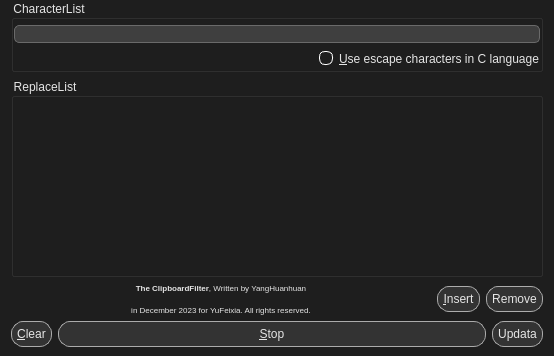
<?xml version="1.0" encoding="UTF-8"?>
<ui version="4.0">
 <class>MainDialog</class>
 <widget class="QDialog" name="MainDialog">
  <property name="geometry">
   <rect>
    <x>0</x>
    <y>0</y>
    <width>554</width>
    <height>356</height>
   </rect>
  </property>
  <property name="styleSheet">
   <string notr="true">*
{
	color: rgb(229, 229, 229);
	background-color: rgb(30, 30, 30);
}

QToolTip
{
	border: 1px solid rgb(34, 255, 229);
	border-radius: 5px;
	color: rgb(229, 229, 229);
	background-color: rgb(30, 30, 30);
}

QPushButton
{
	border: 1px solid rgb(172, 172, 172);
	border-radius: 12px;
	padding: 5px 5px 5px 5px;
	background-color: rgb(51, 51, 51);
}
QPushButton:hover
{
	border: 1px solid rgb(0, 168, 168);
	color: rgb(0, 255, 0);
	background-color: rgb(65, 97, 97);
}
QPushButton:focus
{
	border: 1px solid rgb(0, 255, 255);
}
QPushButton:pressed
{
	border: 1px inset rgb(0, 255, 255);
	color: rgb(0, 255, 0);
	background-color: rgb(0, 121, 181);
}

QCheckBox:indicator
{
	border: 1px solid rgb(255, 255, 255);
	border-radius: 6px;
}
QCheckBox:indicator:hover, QCheckBox:indicator:focus
{
	border-color: rgb(0, 255, 255);
}
QCheckBox:indicator:checked
{
	background-color: rgb(0, 255, 255);
}

QTableView
{
	alternate-background-color: rgb(60, 90, 90);
	gridline-color: rgb(77, 116, 116);
	border: 1px solid rgb(170, 255, 255);
	color: rgb(255, 255, 255);
}
QHeaderView::section
{
    color: rgb(255, 255, 255);
    background-color: rgb(0, 55, 56);
    text-align: center;
}
QTableView::item
{
    selection-background-color: rgb(30, 60, 90);
}

QSlider::handle
{
	border: 1px solid rgb(0, 255, 127);
	border-radius: 5px;
	background-color: rgba(85, 255, 255, 165);
}
QSlider::handle:horizontal:hover
{
	border: 1px solid rgb(0, 255, 127);
	background-color: rgb(85, 255, 255);
}
QSlider::sub-page
{
	background: rgb(235,97,0);
	border-radius: 0px;
	margin-top:8px;
	margin-bottom:8px;
}</string>
  </property>
  <layout class="QVBoxLayout" name="verticalLayout">
   <property name="leftMargin">
    <number>11</number>
   </property>
   <property name="topMargin">
    <number>0</number>
   </property>
   <property name="rightMargin">
    <number>11</number>
   </property>
   <property name="bottomMargin">
    <number>0</number>
   </property>
   <item>
    <widget class="QGroupBox" name="groupBox_characterList">
     <property name="sizePolicy">
      <sizepolicy hsizetype="Preferred" vsizetype="Fixed">
       <horstretch>0</horstretch>
       <verstretch>0</verstretch>
      </sizepolicy>
     </property>
     <property name="title">
      <string>CharacterList</string>
     </property>
     <layout class="QVBoxLayout" name="verticalLayout_2">
      <property name="leftMargin">
       <number>0</number>
      </property>
      <property name="topMargin">
       <number>5</number>
      </property>
      <property name="rightMargin">
       <number>0</number>
      </property>
      <property name="bottomMargin">
       <number>0</number>
      </property>
      <item>
       <widget class="QLineEdit" name="characterListBox">
        <property name="toolTip">
         <string>&lt;html&gt;&lt;head/&gt;&lt;body&gt;&lt;p&gt;These characters will be &lt;span style=&quot; font-weight:700;&quot;&gt;removed&lt;/span&gt; from the &lt;span style=&quot; font-style:italic;&quot;&gt;clipboard&lt;/span&gt;&lt;/p&gt;&lt;/body&gt;&lt;/html&gt;</string>
        </property>
        <property name="styleSheet">
         <string notr="true">QLineEdit
{
	border: 1px solid rgb(106, 106, 106);
	border-radius: 5px;
	background-color: rgb(63, 63, 63);
	selection-color: rgb(255, 0, 0);
	selection-background-color: rgb(85, 255, 255);
}
QLineEdit:hover
{
	border: 1px solid rgb(14, 213, 0);
	background-color: rgb(53, 53, 53);
}
QLineEdit:focus
{
	border: 2px solid rgb(14, 213, 0);
}</string>
        </property>
        <property name="frame">
         <bool>true</bool>
        </property>
        <property name="clearButtonEnabled">
         <bool>true</bool>
        </property>
       </widget>
      </item>
      <item>
       <widget class="QWidget" name="widget_escapeCharacter" native="true">
        <layout class="QHBoxLayout" name="horizontalLayout_5">
         <property name="leftMargin">
          <number>0</number>
         </property>
         <property name="topMargin">
          <number>0</number>
         </property>
         <property name="rightMargin">
          <number>0</number>
         </property>
         <property name="bottomMargin">
          <number>0</number>
         </property>
         <item>
          <spacer name="horizontalSpacer">
           <property name="orientation">
            <enum>Qt::Horizontal</enum>
           </property>
           <property name="sizeHint" stdset="0">
            <size>
             <width>149</width>
             <height>20</height>
            </size>
           </property>
          </spacer>
         </item>
         <item>
          <widget class="QCheckBox" name="escapeCharactersCheckBox">
           <property name="toolTip">
            <string>This escape character is '\'</string>
           </property>
           <property name="text">
            <string>&amp;Use escape characters in C language</string>
           </property>
          </widget>
         </item>
        </layout>
       </widget>
      </item>
     </layout>
    </widget>
   </item>
   <item>
    <widget class="QGroupBox" name="groupBox_replaceList">
     <property name="title">
      <string>ReplaceList</string>
     </property>
     <layout class="QHBoxLayout" name="horizontalLayout_3">
      <property name="leftMargin">
       <number>0</number>
      </property>
      <property name="rightMargin">
       <number>0</number>
      </property>
      <property name="bottomMargin">
       <number>0</number>
      </property>
     </layout>
    </widget>
   </item>
   <item>
    <widget class="QWidget" name="widget_InsertAndRemove" native="true">
     <property name="sizePolicy">
      <sizepolicy hsizetype="Preferred" vsizetype="Fixed">
       <horstretch>0</horstretch>
       <verstretch>0</verstretch>
      </sizepolicy>
     </property>
     <layout class="QHBoxLayout" name="horizontalLayout">
      <property name="leftMargin">
       <number>0</number>
      </property>
      <property name="topMargin">
       <number>0</number>
      </property>
      <property name="rightMargin">
       <number>0</number>
      </property>
      <property name="bottomMargin">
       <number>0</number>
      </property>
      <item>
       <widget class="QLabel" name="labelCopyright">
        <property name="toolTip">
         <string>&lt;html&gt;&lt;head/&gt;&lt;body&gt;&lt;p&gt;&lt;span style=&quot; font-weight:700;&quot;&gt;The ClipboardFilter&lt;/span&gt;, Written by &lt;span style=&quot; font-style:italic;&quot;&gt;YangHuanhuan&lt;/span&gt;&lt;/p&gt;&lt;p&gt;in &lt;span style=&quot; text-decoration: underline;&quot;&gt;December 2023&lt;/span&gt; for &lt;span style=&quot; font-style:italic;&quot;&gt;YuFeixia&lt;/span&gt;. All rights reserved.&lt;/p&gt;&lt;p&gt;---&lt;/p&gt;&lt;p&gt;E-mail: &lt;span style=&quot; font-weight:700;&quot;&gt;3347484963@qq.com&lt;/span&gt;&lt;/p&gt;&lt;p&gt;Github: &lt;a href=&quot;https://github.com/huanhuanonly&quot;&gt;&lt;span style=&quot; font-weight:700; text-decoration: underline; color:#8ab4f8;&quot;&gt;https://github.com/huanhuanonly&lt;/span&gt;&lt;/a&gt;&lt;/p&gt;&lt;/body&gt;&lt;/html&gt;</string>
        </property>
        <property name="text">
         <string>&lt;html&gt;&lt;head/&gt;&lt;body&gt;&lt;p&gt;&lt;span style=&quot; font-size:6pt; font-weight:700;&quot;&gt;The ClipboardFilter&lt;/span&gt;&lt;span style=&quot; font-size:6pt;&quot;&gt;, Written by &lt;/span&gt;&lt;span style=&quot; font-size:6pt;&quot;&gt;YangHuanhuan&lt;/span&gt;&lt;/p&gt;&lt;p&gt;&lt;span style=&quot; font-size:6pt;&quot;&gt;in December 2023 for &lt;/span&gt;&lt;span style=&quot; font-size:6pt;&quot;&gt;YuFeixia&lt;/span&gt;&lt;span style=&quot; font-size:6pt;&quot;&gt;. All rights reserved.&lt;/span&gt;&lt;/p&gt;&lt;/body&gt;&lt;/html&gt;</string>
        </property>
        <property name="alignment">
         <set>Qt::AlignCenter</set>
        </property>
       </widget>
      </item>
      <item>
       <widget class="QPushButton" name="insertButton">
        <property name="sizePolicy">
         <sizepolicy hsizetype="Fixed" vsizetype="Fixed">
          <horstretch>0</horstretch>
          <verstretch>0</verstretch>
         </sizepolicy>
        </property>
        <property name="toolTip">
         <string>&lt;html&gt;&lt;head/&gt;&lt;body&gt;&lt;p&gt;&lt;span style=&quot; font-weight:700;&quot;&gt;Insert&lt;/span&gt; a new &lt;span style=&quot; text-decoration: underline;&quot;&gt;row&lt;/span&gt; below the selection line in &lt;span style=&quot; font-style:italic;&quot;&gt;ReplaceList&lt;/span&gt;&lt;/p&gt;&lt;/body&gt;&lt;/html&gt;</string>
        </property>
        <property name="text">
         <string>&amp;Insert</string>
        </property>
       </widget>
      </item>
      <item>
       <widget class="QPushButton" name="removeButton">
        <property name="sizePolicy">
         <sizepolicy hsizetype="Fixed" vsizetype="Fixed">
          <horstretch>0</horstretch>
          <verstretch>0</verstretch>
         </sizepolicy>
        </property>
        <property name="toolTip">
         <string>&lt;html&gt;&lt;head/&gt;&lt;body&gt;&lt;p&gt;&lt;span style=&quot; font-weight:700;&quot;&gt;Remove&lt;/span&gt; the current selection line in &lt;span style=&quot; font-style:italic;&quot;&gt;ReplaceList&lt;/span&gt;&lt;/p&gt;&lt;/body&gt;&lt;/html&gt;</string>
        </property>
        <property name="text">
         <string>Remove</string>
        </property>
       </widget>
      </item>
     </layout>
    </widget>
   </item>
   <item>
    <widget class="QWidget" name="widget_controlButton" native="true">
     <property name="sizePolicy">
      <sizepolicy hsizetype="Preferred" vsizetype="Fixed">
       <horstretch>0</horstretch>
       <verstretch>0</verstretch>
      </sizepolicy>
     </property>
     <layout class="QHBoxLayout" name="horizontalLayout_4">
      <property name="leftMargin">
       <number>0</number>
      </property>
      <property name="topMargin">
       <number>0</number>
      </property>
      <property name="rightMargin">
       <number>0</number>
      </property>
      <item>
       <widget class="QPushButton" name="clearButton">
        <property name="sizePolicy">
         <sizepolicy hsizetype="Fixed" vsizetype="Fixed">
          <horstretch>0</horstretch>
          <verstretch>0</verstretch>
         </sizepolicy>
        </property>
        <property name="toolTip">
         <string>&lt;html&gt;&lt;head/&gt;&lt;body&gt;&lt;p&gt;&lt;span style=&quot; font-weight:700;&quot;&gt;Clear&lt;/span&gt; the text of &lt;span style=&quot; font-style:italic;&quot;&gt;CharacterList&lt;/span&gt; and the all row &lt;span style=&quot; font-style:italic;&quot;&gt;ReplaceList&lt;/span&gt;&lt;/p&gt;&lt;/body&gt;&lt;/html&gt;</string>
        </property>
        <property name="text">
         <string>&amp;Clear</string>
        </property>
       </widget>
      </item>
      <item>
       <widget class="QPushButton" name="stateButton">
        <property name="toolTip">
         <string>&lt;html&gt;&lt;head/&gt;&lt;body&gt;&lt;p&gt;This switch to &lt;span style=&quot; font-weight:700;&quot;&gt;run&lt;/span&gt; or &lt;span style=&quot; font-weight:700;&quot;&gt;stop&lt;/span&gt;&lt;/p&gt;&lt;/body&gt;&lt;/html&gt;</string>
        </property>
        <property name="text">
         <string>&amp;Stop</string>
        </property>
        <property name="default">
         <bool>true</bool>
        </property>
       </widget>
      </item>
      <item>
       <widget class="QPushButton" name="updataButton">
        <property name="sizePolicy">
         <sizepolicy hsizetype="Fixed" vsizetype="Fixed">
          <horstretch>0</horstretch>
          <verstretch>0</verstretch>
         </sizepolicy>
        </property>
        <property name="text">
         <string>Updata</string>
        </property>
       </widget>
      </item>
     </layout>
    </widget>
   </item>
  </layout>
 </widget>
 <resources/>
 <connections/>
</ui>
